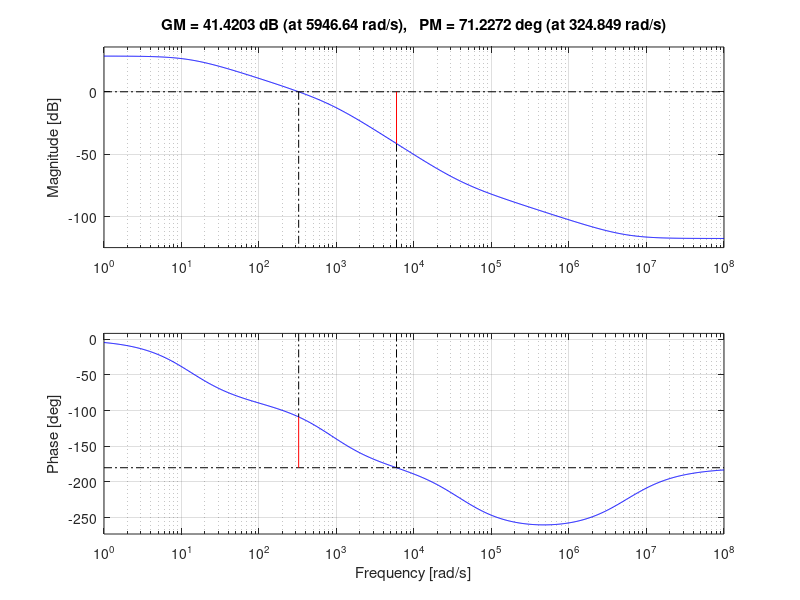

This chart was generated by the following MATLAB code: (Note: this script raises an error after producing the figure.)
clear, close all, clc;

% dSpace Lab Project
%% SimScape Simulation and Motor Parameters:
% A report must be made containing:
% Measurement of DC-motor parameters and comparision with datasheet
% Deriving the DC-motor transfer function
% Simulation of the system without controller (PWM, H-bridge, motor)
% Comparing transfer function with simulation
% Design minimum two controllers, compare and comment on pros and cons.
% Implement the two controllers in dSpace, and compare with simulation.

% The simulation will be performed in SimScape (see dSpaceLab.slx)

% The datasheet's DC-motor parameters:
%Ke = 0.0365; % [Vs/rad]
%Ra = 2.96; % [Ohm]
%La = 0.00251; % [H]
%Kv = 2.6*10^-6; % [Nms/rad]
%Jr = 4.2*10^-6; % [kg m^2]
Tf = 0.0042; % [Nm]
Tf = 0;

% Ideas on how to measure:
% Ra: Apply known voltage at known rotation. R = (V-Ke*rads)/I
%     OR apply known voltage when fixing motor. R = V/I.
% La: Use an LCR meter
% Ke: Rotate at known speed and measure the winding voltage
% Kv: When using steady-state values, Kv = Ke * di/dw (d = delta)
% Jr: Apply a known torque, measure the acceleration (J = t/a)
% Tf?: Find lowest voltage that doesn't make the motor rotate?

% Measurements:
% Frequencies [100 Hz, 120 Hz, 1 kHz, 10 kHz, 100 kHz]
% La = [2.742e-3, 2.82e-3, 2.637e-3, 2.126e-3, 1.536e-3]
La = 2.637e-3
% Ra = 1.92/0.83; 0.95/0.41; 2.39/1.06; = 2.3
Ra = 1.92/0.83
% Ke = 6.07/(1560/60*2*pi); 10.62/(2800/60*2*pi); = 0.0365;
Ke = 6.07/(1560/60*2*pi)
% Kv = Ke * ((0.161-0.118)/((3500-1000)/60*2*pi)) = 6e-6;
%      OR Ke * ((0.161-0.149)/(3500-2450)/60*2*pi)) = 4e-6;
%
%   RPM = 1560 --> i = 0.260
%   RPM = 2390 --> i = 0.310
%
%   RPM = 2890 --> i = 0.33
%   RPM = 4490 --> i = 0.39
%
%   RPM = 1500 --> i = 0.25
%   RPM = 2390 --> i = 0.3
%
%   RPM = 2890 --> i = 0.33
%   RPM = 4490 --> i = 0.39
Kv_setup = Ke * ((0.161-0.149)/((3500-2450)/60*2*pi));
Kv_motor = Kv_setup/2
% Jr = tau/acc  --> tau = I * Ke = 2 * Ke, acc = deltaY/deltaX = 
%                   ((1266.35-56.89)/60*2*pi)/(0.10005-0.02005)
tau = 2 * Ke;
acc = ((1266.35-56.89)/60*2*pi)/(0.10005-0.02005);
J = tau/acc % TOTAL INTERTIA

% Extra inertia load on setup
rho_alu = 2700;
%rho_steel = 7800;
r = 3/100;
h = 1/100;
mass_alu = r^2*pi*h*rho_alu;
%mass_steel = r^2*pi*h*rho_steel;

JL = 1/2 * mass_alu * r^2; % [kg m^2]

Jr = (J - JL)/2 % INERTIA FOR ONE MOTOR

% Resistor for load motor
RL = 10;

% For simulation
Vin = 24;
V_load = -5;
D = 0.5;
R_fet = 0.01; % [Ohm]
G_fet = 1e-8; % [1/Ohm]
T_calc = 50e-6;


%% Controller Design:
% A digital PI controller will be designed in two different ways.
% The DC motor system to be controlled has the transfer function:
A = [-2*Kv_motor/J, Ke/J; -Ke/La, -Ra/La];
B = [0; 1/La];
C = [1, 0];
D = 0;

[num, den] = ss2tf(A,B,C,D)
G_DC = tf(num,den);

% The switching frequency is
f_sw = 750;

% The sampling frequency is
f_s = 20000;
T_s = 50e-6;

% A higher cross-frequency will mostly result in faster control, but is
% also more difficult to attain and results in overshoot and undershoot.
% For testing, the following is used:
f_c = 10;
w_c = 2*pi*f_c;

% The DC motor model is mapped into the discrete domain and ZOH'd:
G_DC_d = c2d(G_DC, T_s);
G_DC_zoh = d2c(G_DC_d, 'Tustin');
figure(1)
[gain, phase] = bode(G_DC_zoh, w_c);
margin(G_DC_zoh)

figure(2)
opt = stepDataOptions('StepAmplitude', 5);
step(G_DC_zoh, opt)

% This model is then used for designing the two controllers. These are
% first designed in the continuous domain, and then later mapped.

% First the PI Controller is designed using bilinear transformation:
% Proportional gain is adjusted to hit the cross-frequency.
kp = 1/gain;

% The integrator is then designed.
ki = 1; % Gain should not impact system
tau_i = 1/(w_c/25);

% The transfer function is thus
D_pi_num_s = kp*(ki*[tau_i 1]);
D_pi_den_s = [tau_i 0];
D_pi_s = tf(D_pi_num_s, D_pi_den_s);

% Which is mapped into the discrete domain
D_pi_z = c2d(D_pi_s, T_s, 'Tustin');

figure(3)
margin(G_DC_d*D_pi_z)

G_controlled = feedback(G_DC_d*D_pi_z, 1);
figure(4)
step(G_controlled)
%opt = stepDataOptions('StepAmplitude', 2000);
%step(G_controlled, opt)

% Bilinear (classic) PI Controller values for Simulink:
Kp_pi = kp;
Ki_pi = ki/tau_i;


% Calculation of PI Controller using LSF with integrator:
% The design is based on a wanted settling time of 0.1 second.
T_settle = 0.1;
n = 3;
syms s_p;
eq = T_settle == 1.5*(1+n)*-1/s_p;
s_p = double(vpasolve(eq,s_p))
z_p = exp(s_p*T_s)

% Marked matrices are designed for calculating K-values.
A_mark = [A [0; 0]; -C 0];
B_mark = [B; 0];

[Ad_mark, Bd_mark] = c2d(A_mark, B_mark, T_s);

% K-values to be used in Simulink
K_LSF = acker(Ad_mark, Bd_mark, [z_p, z_p, z_p]);
K_LSF_i = -K_LSF(3)
K_LSF_p = [K_LSF(2) K_LSF(1)]
